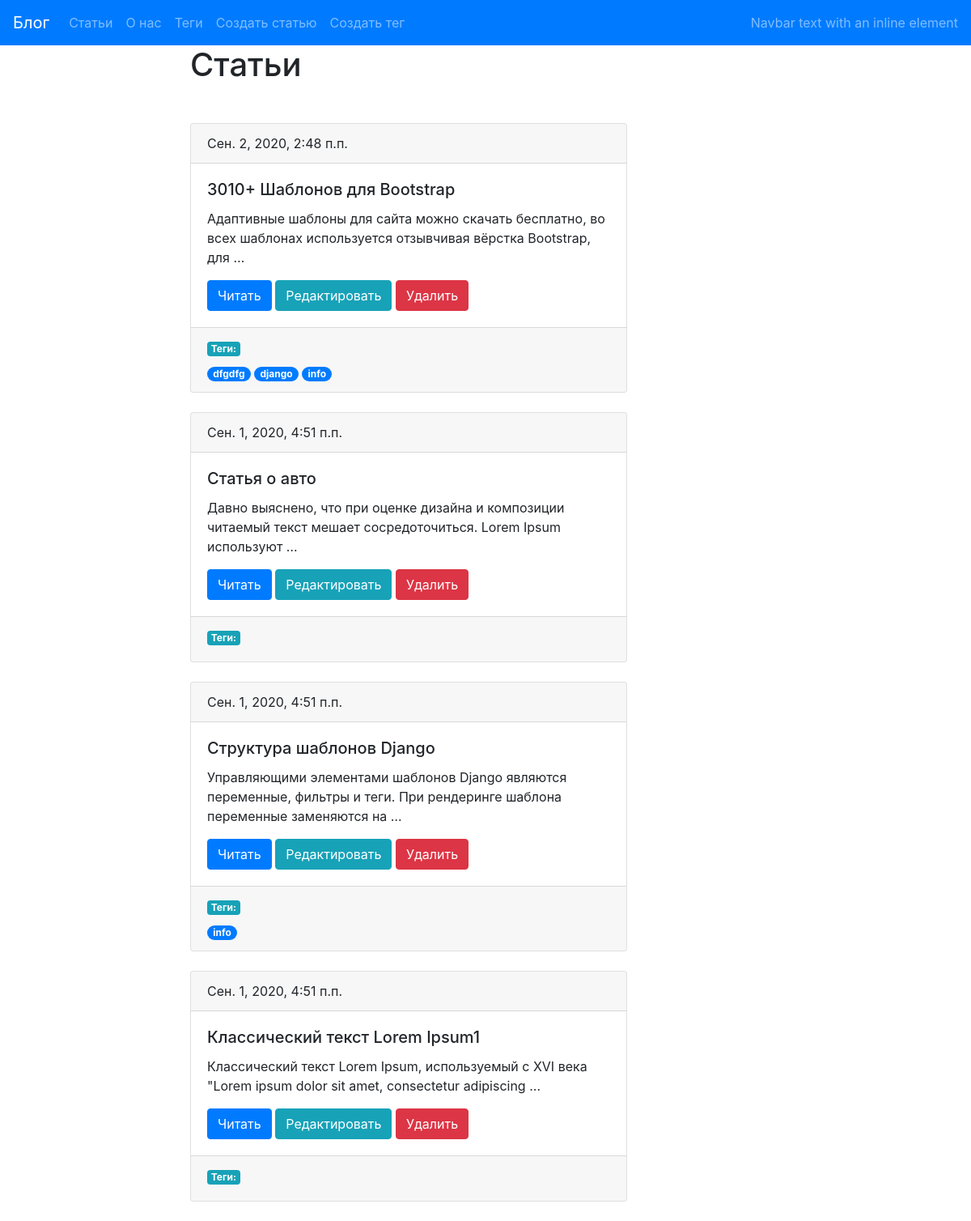
The app's page /, older data.
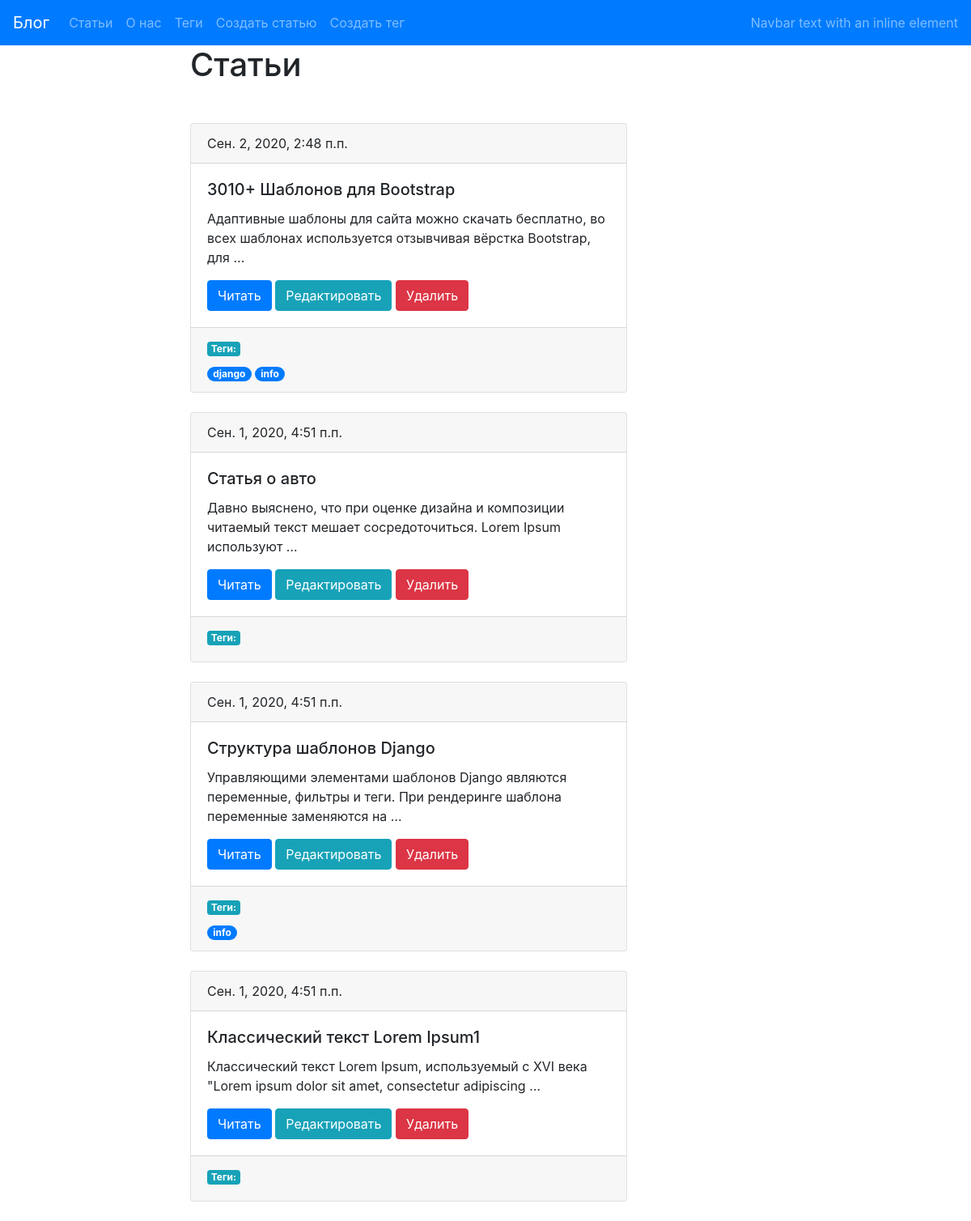
The same page, newer data.
### blog/models.py (models this page shows, shortened)
class Post(models.Model):
        title=models.CharField(max_length=150,db_index=True,verbose_name="Заголовок")
        slug=models.CharField(max_length=150,blank=True,unique=True)
        body=models.TextField(blank=True,db_index=True,verbose_name="Текст статьи")
        date_pub=models.DateTimeField(auto_now_add=True)
        tags=models.ManyToManyField('Tag',blank=True,related_name='posts', verbose_name="Теги")
        def get_absolute_url(self):
            return reverse("post_detail_url", kwargs={"slug": self.slug})
        class Meta:
          verbose_name="Статья"
          verbose_name_plural = "Статьи"

class Tag(models.Model):
    title=models.CharField(max_length=50,unique=True)
    slug = models.SlugField(max_length=50,unique=True,blank=True)
    def get_absolute_url(self):
        return reverse("tag_detail_url", kwargs={"slug": self.slug})

### blog/views.py (the view)
# urls.py: path('', post_list,name='post_lists_url'),
def post_list(request):
    posts=Post.objects.order_by("-date_pub")
    return render(request,'blog/post_list.html',context={"var_for_html_templ": posts})

### blog/templates/blog/post_list.html (shortened to what this page needs)
{% extends "blog/base_blog.html" %}
{% block content %}
    <h1 class="mb-5">Статьи</h1>
    {% for post in var_for_html_templ %}
        {%include 'blog/includes/postcard.html'%}
    {% endfor %}
{% endblock %}

### blog/templates/blog/includes/postcard.html
    <div class="card">
            <div class="card-header">
                {{ post.date_pub }}
            </div>
            <div class="card-body">
                <h5 class="card-title"> {{ post.title }}</h5>
                <p class="card-text"> {{ post.body|truncatewords:15 }}</p>
                <a href="{{post.get_absolute_url}}" class="btn btn-primary">Читать</a>
                <a href="{% url 'post_update_url' slug=post.slug %}" class="btn btn-info">Редактировать</a>
                <a href="{% url 'post_delete_url' slug=post.slug %}" class="btn btn-danger">Удалить</a>
            </div>
            <div class="card-footer text-muted">
                <h6 class="badge badge-info">Теги: </h6>
                <br>
                {% for tag in post.tags.all %}
                    <a href="{{tag.get_absolute_url}}" class="badge badge-pill badge-primary">{{tag.title}}</h5> </a>
                {% endfor %}
            </div>
    </div>
    <br>

Row changes from the older to the newer data that the page shows:
removed Tag: title "dfgdfg", shown under Post "3010+ Шаблонов для Bootstrap"
